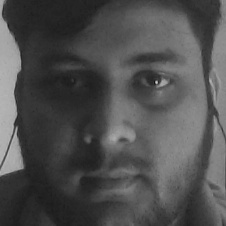
#> input picture data/user.1.1.jpg, 226 x 226 px, found by its file name; its folder holds only this picture in this run
$ python 'training (2).py'
#> lines starting #> are read from the running program, lines starting #| are printed output that depends on the picture
import os
import cv2
import numpy as np
from PIL import Image
recognizer=cv2.face.LBPHFaceRecognizer_create()
path='C:/Users/SURAJ/Desktop/project face detection/data'
def getimagesWithID(path):
    imagesPaths=[os.path.join(path,f) for f in os.listdir(path)]
    faces=[]
    IDs=[]
    for imagePath in imagesPaths:
        faceImg=Image.open(imagePath).convert('1')
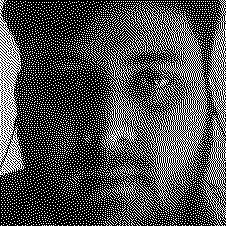
#> faceImg: PIL image 226x226 1; 31% white in thin lines or dots
        faceNp=np.array(faceImg,'uint8')
#> faceNp: shape (226, 226); values 0 (black) and 1 (white), 31% white in thin lines or dots
        ID=int(os.path.split(imagePath)[-1].split('.')[1])
        faces.append(faceNp)
        print (ID)
        IDs.append(ID)
        cv2.imshow("training",faceNp)
        cv2.waitKey(10)
    return IDs, faces

Ids, faces=getimagesWithID(path)
#> Ids = [1]; faces = 1 item
recognizer.train(faces,np.array(Ids))
recognizer.save('C:/Users/SURAJ/Desktop/project face detection/recognizer/trainingdata.yml')
cv2.destroyAllWindows()

$ run again, on data/user.1.13.jpg
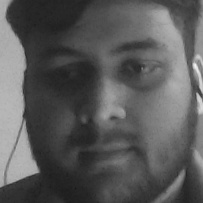
#> input picture data/user.1.13.jpg, 203 x 203 px, found by its file name
#> in getimagesWithID, `faceImg=Image.open(imagePath).convert('1')`:
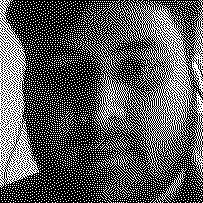
#> faceImg: PIL image 203x203 1; 34.9% white in thin lines or dots
#> faceNp: shape (203, 203); values 0 (black) and 1 (white), 34.9% white in thin lines or dots
#> Ids = [1]; faces = 1 item

$ run again, on data/user.1.14.jpg
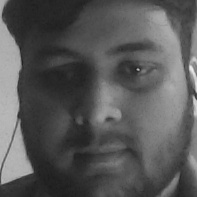
#> input picture data/user.1.14.jpg, 197 x 197 px, found by its file name
#> in getimagesWithID, `faceImg=Image.open(imagePath).convert('1')`:
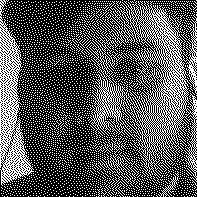
#> faceImg: PIL image 197x197 1; 34% white in thin lines or dots
#> faceNp: shape (197, 197); values 0 (black) and 1 (white), 34% white in thin lines or dots
#> Ids = [1]; faces = 1 item

$ run again, on data/user.1.10.jpg
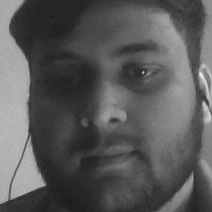
#> input picture data/user.1.10.jpg, 212 x 212 px, found by its file name
#> in getimagesWithID, `faceImg=Image.open(imagePath).convert('1')`:
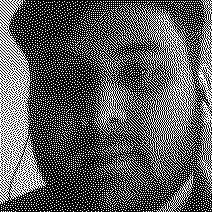
#> faceImg: PIL image 212x212 1; 35% white in thin lines or dots
#> faceNp: shape (212, 212); values 0 (black) and 1 (white), 35% white in thin lines or dots
#> Ids = [1]; faces = 1 item
